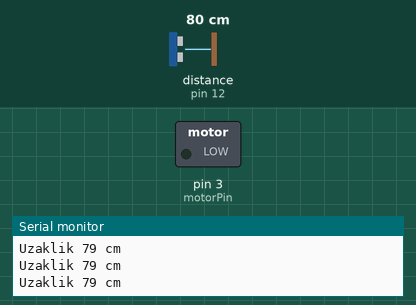
The sketch below on a simulated Arduino Uno, built with avr-gcc and run on an emulated ATmega328P. Shown: switched loads named in the sketch (green lamp = pin HIGH), the last lines printed to the serial monitor. Wiring (inferred from the names in the program): ultrasonic range finder: trigger pin 13; echo pin 12. The test bench sets the inputs (shaded band); at power-on: distance to the obstacle (sensor on pin 12) 80 cm. The echo pulse lasts 58.3 µs per cm; pins used as bus, display or sensor lines are not drawn.

Above: at 1.3 s.
1.4 s: distance to the obstacle (sensor on pin 12) set to 2 cm
At 2.5 s:
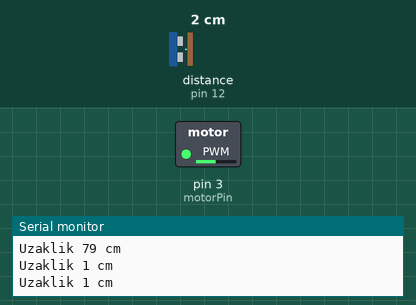
3.5 s: distance to the obstacle (sensor on pin 12) set to 120 cm
At 4.4 s:
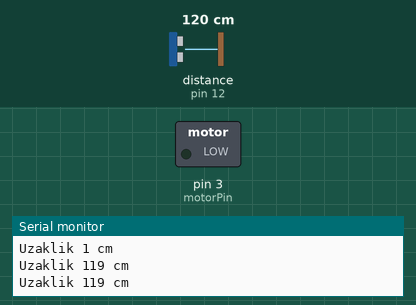
6.5 s: distance to the obstacle (sensor on pin 12) set to 4 cm
At 8.2 s:
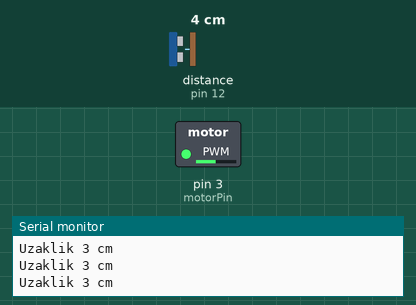
8.5 s: distance to the obstacle (sensor on pin 12) set to 60 cm
At 10.0 s:
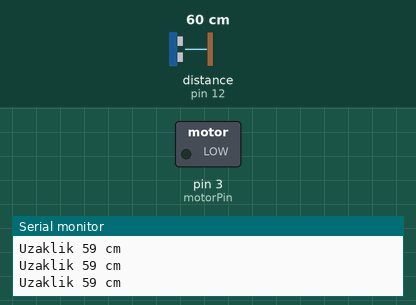
Timing chart, 0 to 11.5 s (numbered marks = the images above; inputs shaded):
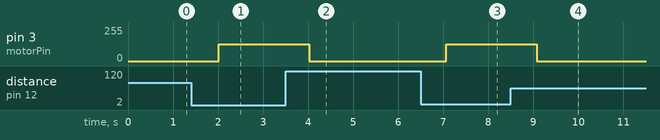

The sketch:

yard_m_isteyen.ino
```cpp
int trigPin = 13; //Mesafe sensörü pinleri
int echoPin = 12; //Mesafe sensörü pinleri
int motorPin = 3;
unsigned int zaman,mesafe;
void setup() {
  pinMode(trigPin, OUTPUT);
  pinMode(echoPin, INPUT);
  Serial.begin(9600);
}
void loop()
{
  digitalWrite(trigPin, LOW); delayMicroseconds(5);
  digitalWrite(trigPin, HIGH); delayMicroseconds(10);
  digitalWrite(trigPin, LOW);
  zaman = pulseIn(echoPin, HIGH);
  mesafe = (zaman / 2) / 29.1;
  Serial.print("Uzaklik ");
  Serial.print(mesafe);
  Serial.println(" cm");
  delay(500);

  if (mesafe <= 50)
  {
    analogWrite(motorPin,125);
  }
  else if (mesafe <=30)
  {
    analogWrite(motorPin, 175);
  }
  else if(mesafe <=15)
  {
    analogWrite(motorPin, 255);
  }
  else{
    analogWrite(motorPin,0);
  }
}
```

Measured:
- after the input at 1.4 s, pin 3 (motorPin): 0/255 → 125/255 after 0.62 s
- after the input at 3.5 s, pin 3 (motorPin): 125/255 → 0/255 after 0.53 s
- after the input at 6.5 s, pin 3 (motorPin): 0/255 → 125/255 after 0.57 s
- after the input at 8.5 s, pin 3 (motorPin): 125/255 → 0/255 after 0.57 s
